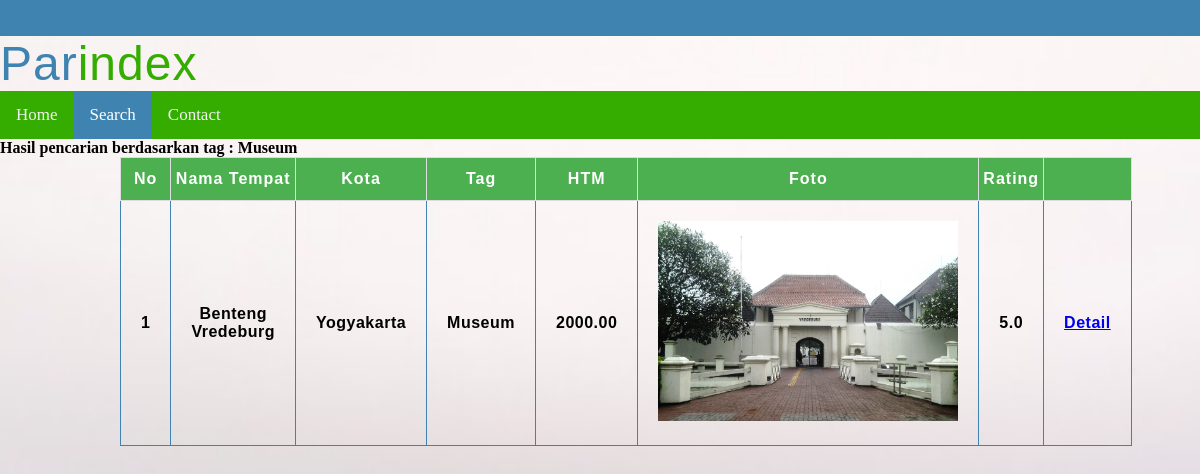
/sTag.php?cari=Museum, run on the app's committed database.
### tables this page shows
CREATE TABLE `tempatwisata` (
  `IDTEMPAT` char(10) NOT NULL,
  `IDKOTA` char(10) NOT NULL,
  `NAMATEMPAT` varchar(50) NOT NULL,
  `HTM` decimal(14,2) NOT NULL,
  `LOKASI` varchar(300) NOT NULL,
  `NOTELP` varchar(12) DEFAULT NULL,
  `WEBSITE` varchar(1024) DEFAULT NULL,
  `DESKRIPSI` longtext DEFAULT NULL,
  `RERATARATING` decimal(2,1) DEFAULT NULL,
  `JMHRATING` int(11) DEFAULT NULL
);

CREATE TABLE `kota` (
  `IDKOTA` char(10) NOT NULL,
  `NAMAKOTA` varchar(20) NOT NULL
);

CREATE TABLE `fotolokasi` (
  `FOTO` varchar(1024) NOT NULL,
  `IDTEMPAT` char(10) NOT NULL
);

### sTag.php (the view, shortened to what this page needs)
<!DOCTYPE html>
<html>
<head>
	<link rel="stylesheet" type="text/css" href="style.css">
	<link href="css/style.css" rel='stylesheet' type='text/css' />
</head>
<body>
	<div class="top-header"> </div>
	<div class="header">
		<div class="container">
			<div class="logo wow fadeInDown animated" data-wow-delay=".5s">
				<a>Par<span>index</span></a>
			</div>
		</div>
	</div>
	<div id="navbar">
	  <a href="index.php">Home</a>
	  <a class="active" href="search.php">Search</a>
	  <a href="contact.php">Contact</a>
	</div>
	<?php
	$host = mysqli_connect("localhost","root","","parindex");
	?>
	<table border="1" class="table">
	<?php
	if(isset($_GET['cari'])){
		$cari = $_GET['cari'];
		echo "<b>Hasil pencarian berdasarkan tag : ".$cari."</b>";
			if(empty($cari)){
				$q = "SELECT tempatwisata.IDTEMPAT,tempatwisata.NAMATEMPAT,kota.NAMAKOTA,GROUP_CONCAT(DISTINCT tag.TAG) as Tag,tempatwisata.HTM,fotolokasi.FOTO,tempatwisata.RERATARATING
						FROM tempatwisata,termasuk,kota,tag,fotolokasi
						WHERE kota.IDKOTA = tempatwisata.IDKOTA AND
							termasuk.IDTEMPAT = tempatwisata.IDTEMPAT AND
							tag.TAG=termasuk.TAG AND
							fotolokasi.IDTEMPAT = tempatwisata.IDTEMPAT
						GROUP BY tempatwisata.IDTEMPAT
						ORDER BY tempatwisata.NAMATEMPAT ASC";
			}
			else{
				$q = "SELECT tempatwisata.IDTEMPAT,tempatwisata.NAMATEMPAT,kota.NAMAKOTA,GROUP_CONCAT(DISTINCT tag.TAG) as Tag,tempatwisata.HTM,fotolokasi.FOTO,tempatwisata.RERATARATING
						FROM tempatwisata,termasuk,kota,tag,fotolokasi
						WHERE kota.IDKOTA = tempatwisata.IDKOTA AND
							termasuk.IDTEMPAT = tempatwisata.IDTEMPAT AND
							tag.TAG=termasuk.TAG AND
							fotolokasi.IDTEMPAT = tempatwisata.IDTEMPAT AND
							tempatwisata.IDTEMPAT IN(
								SELECT IDTEMPAT
								FROM tag,termasuk
								WHERE termasuk.TAG=tag.TAG AND
								tag.TAG LIKE '%$cari%'
							)
						GROUP BY tempatwisata.IDTEMPAT
						ORDER BY tempatwisata.NAMATEMPAT ASC";
			}
			$query_mysql = mysqli_query($host,$q);
	}
	else{
		$query_mysql = mysqli_query($host,"SELECT * FROM user")or die(mysql_error());
	}
		$nomor = 1;
		if(mysqli_num_rows($query_mysql) > 0){ ?>
		<tr>
			<th>No</th>
			<th>Nama Tempat</th>
			<th>Kota</th>
			<th>Tag</th>
            <th>HTM</th>
			<th>Foto</th>
			<th>Rating</th>
			<th></th>
		</tr>
		<?php while($data = mysqli_fetch_array($query_mysql)){
		?>
		<tr>
			<td><?php echo $nomor++; ?></td>
			<td><?php echo $data['NAMATEMPAT']; ?></td>
			<td><?php echo $data['NAMAKOTA']; ?></td>
			<td><?php echo $data['Tag']; ?></td>
			<td><?php echo $data['HTM']; ?></td>
            <td><img src="<?php echo "file/".$data['FOTO']; ?>" style="width:300px;height:200px;"></td>
			<td><?php echo $data['RERATARATING']; ?></td>
			<td>
				<a class="edit" href="detail.php?id=<?php echo $data['IDTEMPAT']; ?>">Detail</a>
			</td>
		</tr>
		<?php } } else { echo "<br>No entry data found"; } ?>
	</table>
</body>
</html>

### css/style.css (style rules this page uses)
body { margin: 0; background-image: url("image/3.jpg"); background-attachment: fixed; background-position: center; height: 100%; width: 100%; background-repeat: no-repeat; background-size: cover; }
.logo a { color: #3F84B1; letter-spacing: 1px; font-size: 3em; font-weight: 400; display: block; text-decoration: none; font-family: 'Oswald', sans-serif; }
.logo span { color:#34ad00; }
.top-header { background-color: #3F84B1; border-bottom: 0 none; height: 36px; line-height: 35px; }
#navbar { z-index: 100; overflow: hidden; background-color: #34ad00; }
#navbar a { float: left; display: block; color: #f2f2f2; text-align: center; padding: 14px 16px; text-decoration: none; font-size: 17px; }
#navbar a.active { background-color: #3F84B1; color: white; }
table { font-family: "Trebuchet MS", Arial, Helvetica, sans-serif; font-weight: bold; margin-left:10%; margin-right:10%; border-collapse: collapse; text-align: center; }
td { border: 1.5px solid #3F84B1; padding: 20px; }
th { border: 1px solid #ddd; padding-top: 12px; padding-bottom: 12px; text-align: center; background-color: #4CAF50; color: white; }
th { letter-spacing: 1px; }
td { letter-spacing: 0.5px; }

### data on the page
tempatwisata: NAMATEMPAT "Benteng Vredeburg", IDKOTA.NAMAKOTA "Yogyakarta", Tag "Museum", HTM "2000.00", fotolokasi.FOTO (picture), RERATARATING "5.0"

### other printed values
$cari "Museum"
